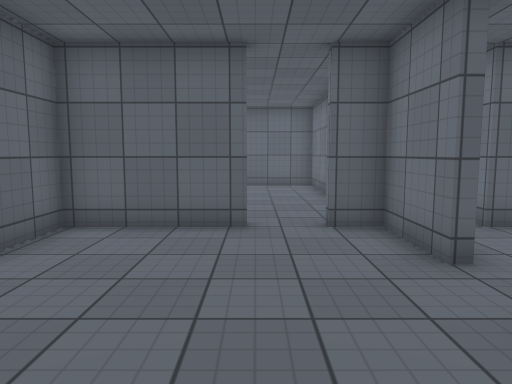
[1] (above)

17 first-person views from a walk through a 3-D level made in the Unity game engine. The camera is 1.4 m above the floor, tilts 6° down and sees 70° across. The floor is counted in squares, 1 m on a side. Each view is taken from the middle of a square. On the plan, view 1 faces up. The plan holds only what a view shows up to about 16 squares ahead; the rest is blank. The place goes on beyond the plan. The player is left out. Surface patterns are stand-ins for the level's own textures.

[2]
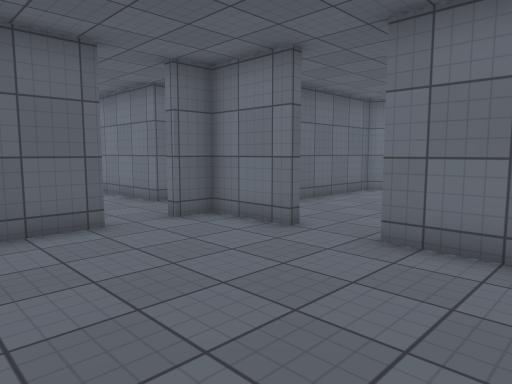

[3]
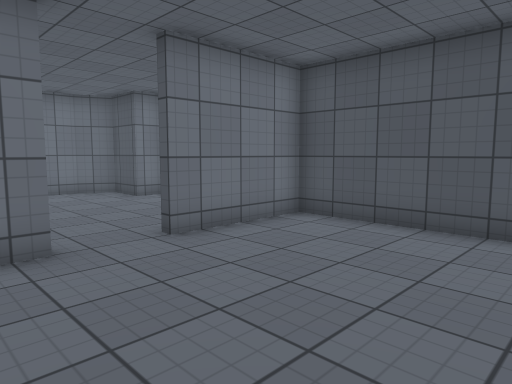

[4]
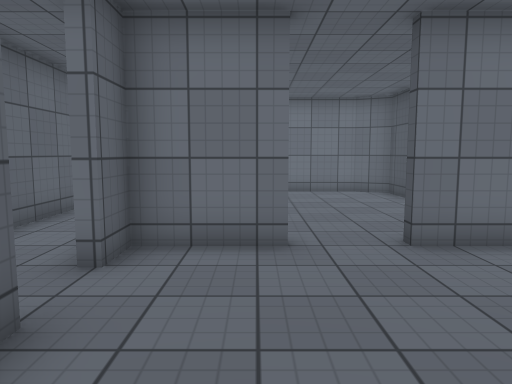

[5]
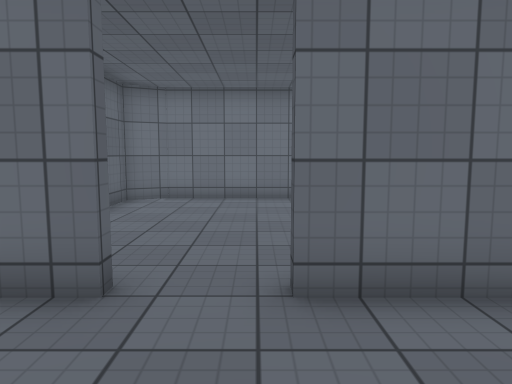

[6]
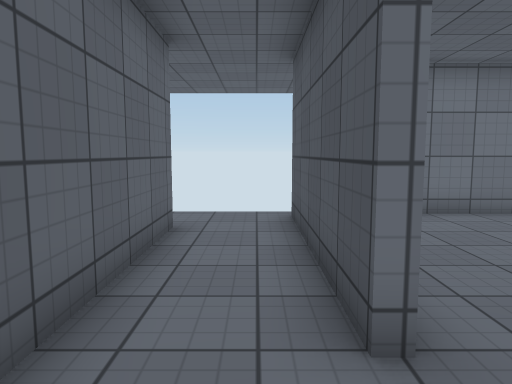

[7]
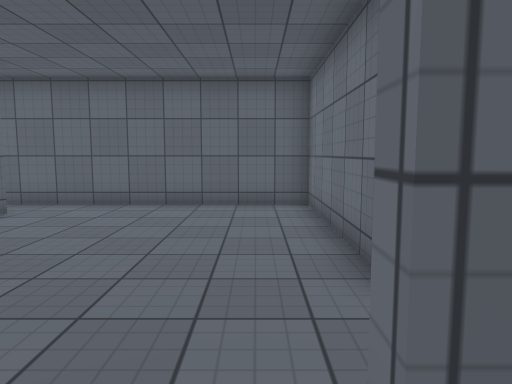

[8]
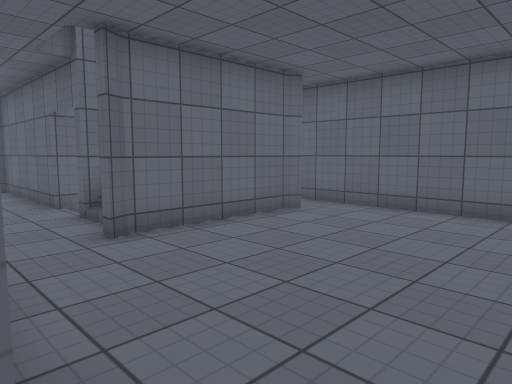

[9]
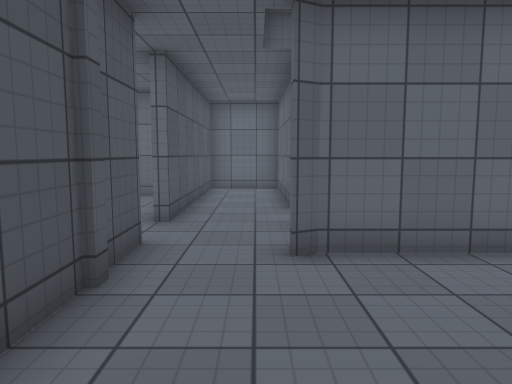

[10]
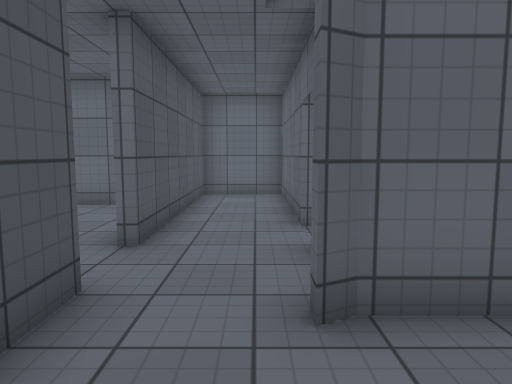

[11]
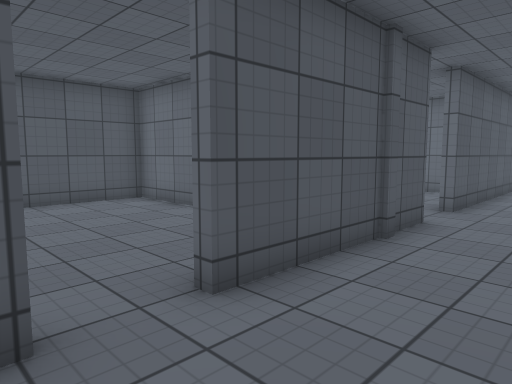

[12]
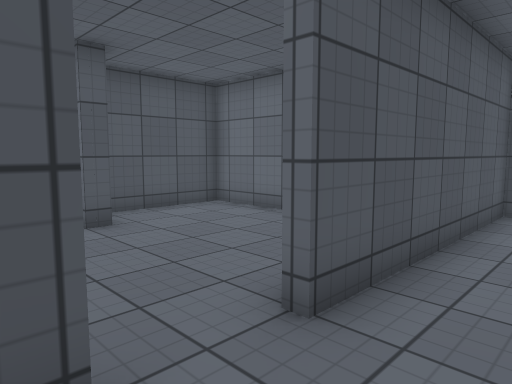

[13]
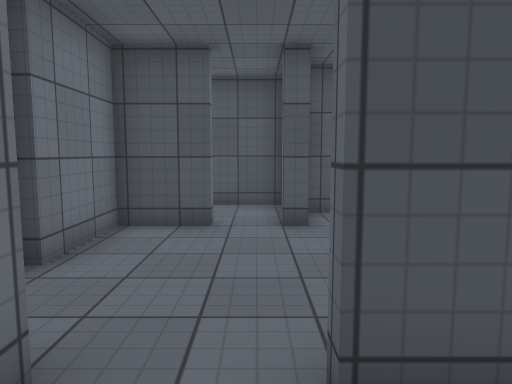

[14]
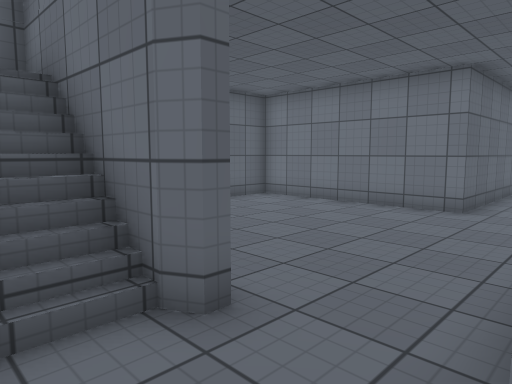

[15]
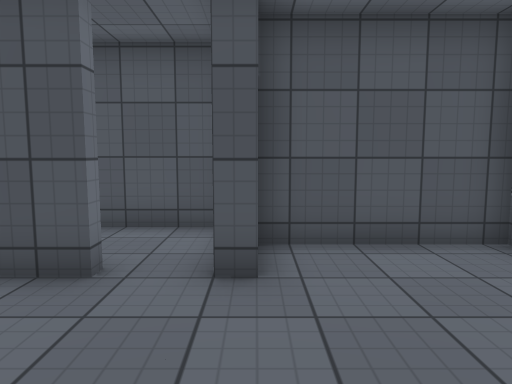

[16]
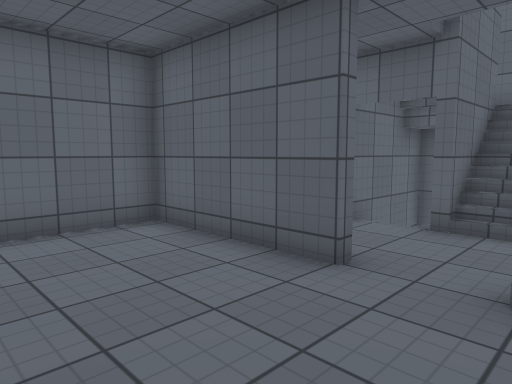

[17]
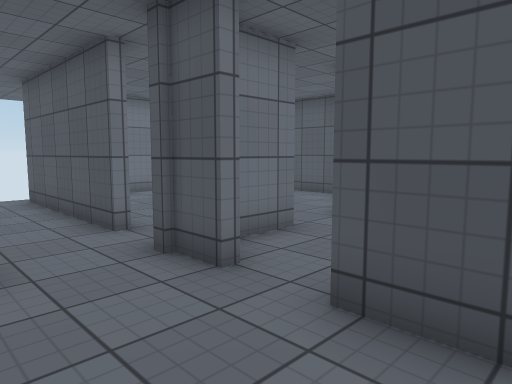

### Floor plan
Points are (right, up) in squares from view 1. A wall is a line through its corners. A room is listed if a view was taken in it or the views show most of it. See-through windows are left out.
Room 1 (views 1, 2, 3, 4, 5, 7, 8)
walls: (2.4, 4.5) (2.4, 6.9) (1.4, 6.9); (-3.7, 2) (-3.7, -0.9) (2.4, -0.9) (2.4, 2.6); (-0.1, 6.9) (-3.7, 6.9) (-3.7, 5.1)
ways out: opening at (0.5, 7) to room 2; opening at (3, 3.5) to room 5
Room 2 (views 6, 9, 10, 11, 12, 17)
walls: (2.4, 9.6) (2.4, 16) (-6.1, 16); (-4.8, 14.5) (-5, 14.1) (-5, 9.9) (-4.9, 9.6) (-5.2, 9.6); (1.4, 7.2) (2.8, 7.2); (-5.8, 7.2) (-0.1, 7.2)
ways out: opening at (0.5, 7) to room 1; opening at (-5, 8.5) to room 3; opening at (3, 8.5) to room 6
Room 3 (views 13, 14)
walls: (-6.8, 9.9) (-7.5, 9.9); (-9.1, 12.2) (-9.1, 9.9) (-14.5, 9.9) (-14.5, 7.2) (-7.4, 7.2); (-5.2, 9.6) (-5.4, 9.9) (-5.4, 13.8) (-9.1, 13.8); (-7.1, 12.6) (-7.1, 9.9)
ways out: opening at (-5, 8.5) to room 2; opening at (-6.5, 7) to room 4
Room 4 (views 15, 16)
walls: (-8.1, 2) (-7.5, 2); (-6.2, 2) (-4.3, 2) (-4.3, 4.6); (-7.4, 6.9) (-11.9, 6.9) (-11.9, 0.5) (-8, 0.5)
ways out: opening at (-6.5, 7) to room 3; opening at (-7, 1) to room 7
Room 5 (no view inside)
walls: (8.3, -0.6) (8.3, 0.3) (9.9, 0.3) (10.5, 1.4) (10.5, 5.8) (9.9, 6.9) (4.4, 6.9); (2.9, 4.5) (2.4, 4.5); (5, -0.9) (6.9, -0.9); (2.4, 2.6) (2.9, 2.6)
ways out: opening at (3, 3.5) to room 1; opening at (4, 7) to room 6
Room 6 (no view inside)
walls: (4.4, 7.2) (10.1, 7.2); (9, 9.6) (2.4, 9.6)
ways out: opening at (3, 8.5) to room 2; opening at (4, 7) to room 5; opening at (10, 9)
Room 7 (no view inside)
walls: (-7.8, -0.9) (-5, -0.9)
ways out: opening at (-7, 1) to room 4

Positions as (right, up) in squares from view 1, and headings:
1: (0, 0), facing up
2: (-3, 0), facing up-right
3: (-3, 6), facing down-right
4: (-3, 5), facing right
5: (-1, 3), facing right
6: (2, 8), facing right
7: (1, 6), facing up
8: (1, 7), facing up-left
9: (0, 9), facing left
10: (-2, 9), facing left
11: (2, 10), facing down-left
12: (-5, 9), facing down-left
13: (-7, 9), facing down
14: (-7, 7), facing up-right
15: (-8, 6), facing down
16: (-5, 3), facing up-left
17: (-2, 10), facing down-right
